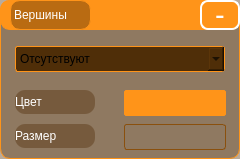
         <widget class="QWidget" name="widget_vertex" native="true">
          <property name="minimumSize">
           <size>
            <width>240</width>
            <height>30</height>
           </size>
          </property>
          <property name="maximumSize">
           <size>
            <width>240</width>
            <height>170</height>
           </size>
          </property>
          <property name="styleSheet">
           <string notr="true">QWidget {
	border: 1px solid #FF9419;
	border-radius: 10px;
	background: rgba(79, 46, 8, 0.4);
}</string>
          </property>
          <widget class="QLabel" name="label_title_vertex_widget">
           <property name="geometry">
            <rect>
             <x>10</x>
             <y>0</y>
             <width>81</width>
             <height>30</height>
            </rect>
           </property>
           <property name="minimumSize">
            <size>
             <width>81</width>
             <height>30</height>
            </size>
           </property>
           <property name="font">
            <font>
             <family>Cantarell</family>
            </font>
           </property>
           <property name="styleSheet">
            <string notr="true">QLabel {
	color: rgb(255, 255, 255);
	background: rgbs(0,0,0,0);
}</string>
           </property>
           <property name="text">
            <string>Вершины</string>
           </property>
          </widget>
          <widget class="QWidget" name="widget_vertex_titel" native="true">
           <property name="geometry">
            <rect>
             <x>0</x>
             <y>0</y>
             <width>240</width>
             <height>30</height>
            </rect>
           </property>
           <property name="styleSheet">
            <string notr="true">QWidget {
	background: #FF9419;
	border: 1px solid #FF9419;
	border-radius: 10px;
}</string>
           </property>
           <widget class="QPushButton" name="pb_widget_vertex_show_hide">
            <property name="geometry">
             <rect>
              <x>200</x>
              <y>0</y>
              <width>40</width>
              <height>30</height>
             </rect>
            </property>
            <property name="minimumSize">
             <size>
              <width>40</width>
              <height>0</height>
             </size>
            </property>
            <property name="maximumSize">
             <size>
              <width>40</width>
              <height>16777215</height>
             </size>
            </property>
            <property name="font">
             <font>
              <pointsize>22</pointsize>
             </font>
            </property>
            <property name="styleSheet">
             <string notr="true">QPushButton {
	color: rgb(255, 255, 255);
	background: #FF9419;
    border: 2px solid rgb(255, 255, 255);
    border-radius: 8px;
}

QPushButton:pressed {
	color: #FF9419;
	background: rgb(255, 255, 255);
}</string>
            </property>
            <property name="text">
             <string>-</string>
            </property>
           </widget>
          </widget>
          <widget class="QLabel" name="label_color_vertex">
           <property name="geometry">
            <rect>
             <x>15</x>
             <y>90</y>
             <width>80</width>
             <height>24</height>
            </rect>
           </property>
           <property name="styleSheet">
            <string notr="true">QLabel {
	color: rgb(255, 255, 255);
	background: rgbs(0,0,0,0);
	border: 0 px;
}</string>
           </property>
           <property name="text">
            <string>Цвет</string>
           </property>
          </widget>
          <widget class="QLabel" name="label_vertex_size">
           <property name="geometry">
            <rect>
             <x>15</x>
             <y>124</y>
             <width>80</width>
             <height>24</height>
            </rect>
           </property>
           <property name="styleSheet">
            <string notr="true">QLabel {
	color: rgb(255, 255, 255);
	background: rgbs(0,0,0,0);
	border: 0 px;
}</string>
           </property>
           <property name="text">
            <string>Размер</string>
           </property>
          </widget>
          <widget class="QLineEdit" name="le_vertex_size">
           <property name="geometry">
            <rect>
             <x>124</x>
             <y>124</y>
             <width>102</width>
             <height>26</height>
            </rect>
           </property>
           <property name="styleSheet">
            <string notr="true">QLineEdit {
	background: rgba(0,0,0,0);
	border: 1px solid #8A500E;
	border-radius: 3px;
}</string>
           </property>
          </widget>
          <widget class="QPushButton" name="pb_change_vertex_color">
           <property name="geometry">
            <rect>
             <x>124</x>
             <y>90</y>
             <width>102</width>
             <height>26</height>
            </rect>
           </property>
           <property name="styleSheet">
            <string notr="true">QPushButton {
	border: 5px solid #FF9419;
	border-radius: 3px;
    background-color: #FF9419;
}</string>
           </property>
           <property name="text">
            <string/>
           </property>
          </widget>
          <widget class="QComboBox" name="com_box_type_vertex">
           <property name="geometry">
            <rect>
             <x>15</x>
             <y>46</y>
             <width>210</width>
             <height>26</height>
            </rect>
           </property>
           <property name="styleSheet">
            <string notr="true">QComboBox {
	border: 1px solid #FF9419;
	border-radius: 3px;
	background: rgba(79, 46, 8, 1);
}</string>
           </property>
           <item>
            <property name="text">
             <string>Отсутствуют</string>
            </property>
           </item>
           <item>
            <property name="text">
             <string>Квадратные</string>
            </property>
           </item>
           <item>
            <property name="text">
             <string>Круглые</string>
            </property>
           </item>
          </widget>
          <zorder>widget_vertex_titel</zorder>
          <zorder>label_title_vertex_widget</zorder>
          <zorder>label_color_vertex</zorder>
          <zorder>label_vertex_size</zorder>
          <zorder>le_vertex_size</zorder>
          <zorder>pb_change_vertex_color</zorder>
          <zorder>com_box_type_vertex</zorder>
         </widget>
